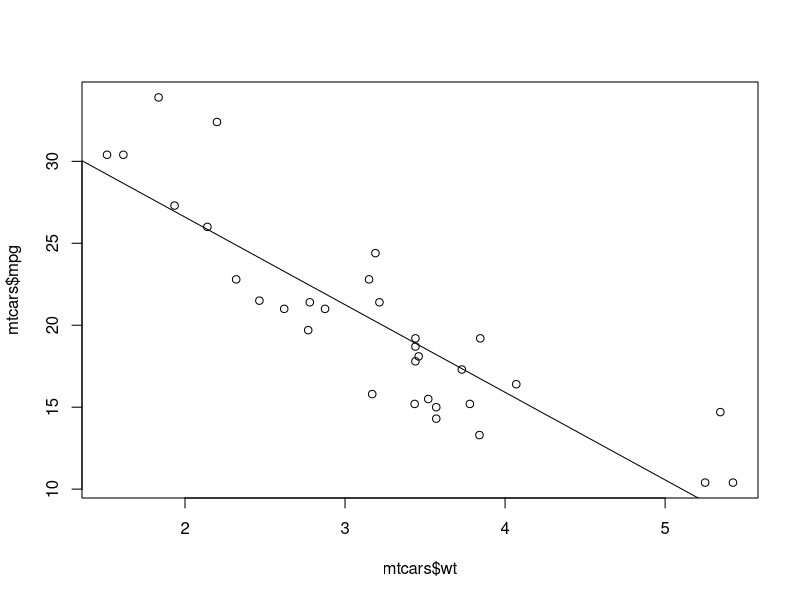

Write the R code that produced this figure.
x<-c(.18,-1.54,.42,.95)
w<-c(2,1,3,1)
weighted.mean(x,w)

x <- c(0.8, 0.47, 0.51, 0.73, 0.36, 0.58, 0.57, 0.85, 0.44, 0.42)
y <- c(1.39, 0.72, 1.55, 0.48, 1.19, -1.59, 1.23, -0.65, 1.49, 0.05)
lm(y~x-1)

data(mtcars)
fit<-lm(mtcars$mpg~mtcars$wt)
plot(mtcars$wt,mtcars$mpg)
abline(fit$coefficients[1],fit$coefficients[2])

#Q6
x <- c(8.58, 10.46, 9.01, 9.64, 8.86)
s<-sd(x)
m<-mean(x)
y<-(x-m)/s

x <- c(0.8, 0.47, 0.51, 0.73, 0.36, 0.58, 0.57, 0.85, 0.44, 0.42)
y <- c(1.39, 0.72, 1.55, 0.48, 1.19, -1.59, 1.23, -0.65, 1.49, 0.05)
lm(y~x)

#Q9
mean(x)

